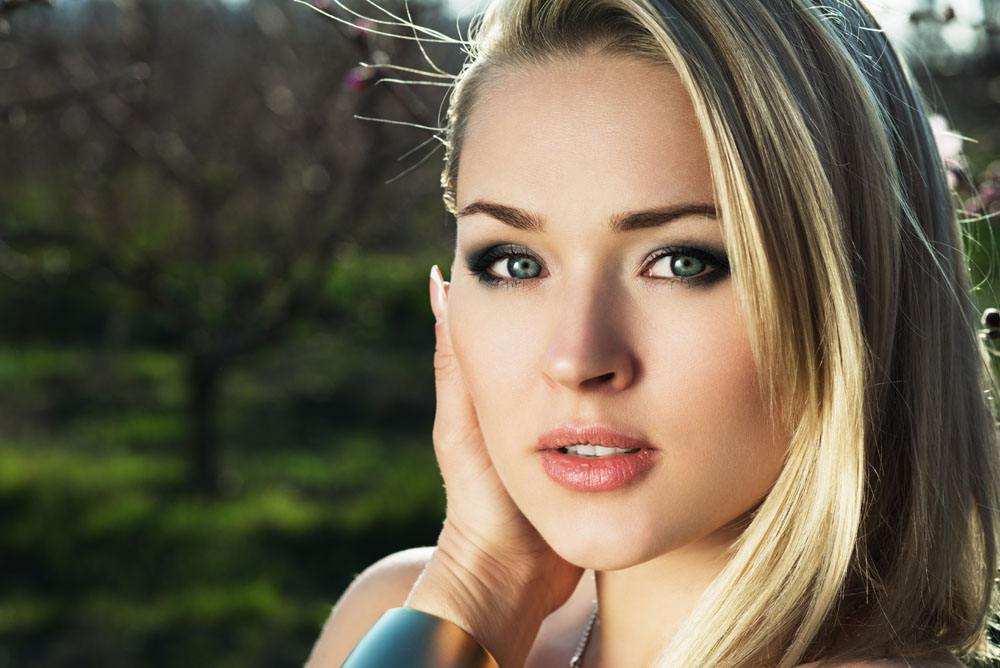
#> input picture my_computer_vision/test-face.jpg, 1000 x 668 px
$ python draw_transparent.py
#> lines starting #> are read from the running program, lines starting #| are printed output that depends on the picture
#!/usr/bin/env python
# -*- coding:utf-8 -*-
from PIL import Image, ImageEnhance
from pylab import imshow,show,axis,array,zeros

def reduce_opacity(im, opacity):
    """Returns an image with reduced opacity."""
    assert opacity >= 0 and opacity <= 1
    if im.mode != 'RGBA':
        im = im.convert('RGBA')
    else:
        im = im.copy()
    alpha = im.split()[3]
    alpha = ImageEnhance.Brightness(alpha).enhance(opacity)
    im.putalpha(alpha)
    return im

def watermark(im, mark, position, opacity=1):
    """Adds a watermark to an image."""
    if opacity < 1:
        mark = reduce_opacity(mark, opacity)
    if im.mode != 'RGBA':
        im = im.convert('RGBA')
    # create a transparent layer the size of the image and draw the
    # watermark in that layer.
    layer = Image.new('RGBA', im.size, (0,0,0,0))
    if position == 'tile':
        for y in range(0, im.size[1], mark.size[1]):
            for x in range(0, im.size[0], mark.size[0]):
                layer.paste(mark, (x, y))
    elif position == 'scale':
        # scale, but preserve the aspect ratio
        ratio = min(
            float(im.size[0]) / mark.size[0], float(im.size[1]) / mark.size[1])
        w = int(mark.size[0] * ratio)
        h = int(mark.size[1] * ratio)
        mark = mark.resize((w, h))
        layer.paste(mark, ((im.size[0] - w) / 2, (im.size[1] - h) / 2))
    else:
        layer.paste(mark, position)
    # composite the watermark with the layer
    return Image.composite(layer, im, layer)

def test():
    im = Image.open('test-face.jpg')
#> im is the input picture: PIL image 1000x668 RGB; mean R, G, B 105.8, 95.6, 76.5
    mark = Image.open('test.png')
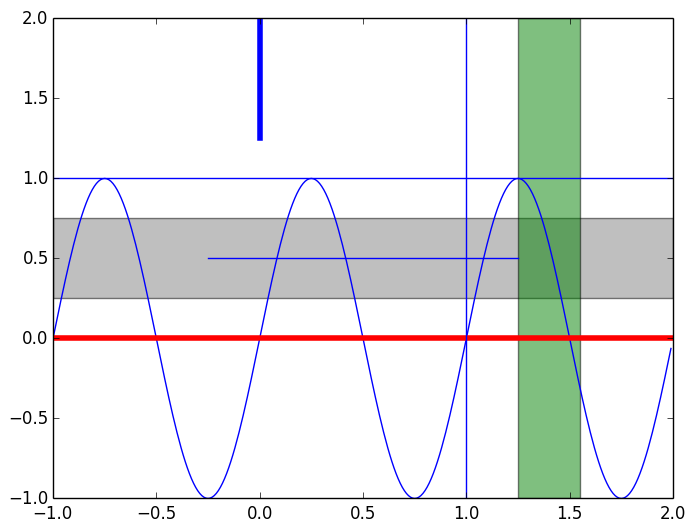
#> input picture my_computer_vision/test.png, 695 x 532 px
#> mark is the input picture: PIL image 695x532 RGBA; mean R, G, B, A 229.5, 232.1, 230.8, 255

    imshow(watermark(im, mark, 'tile', 0.5))
#> in reduce_opacity, `alpha = im.split()[3]`: alpha: PIL image 695x532 L; every value is 255
#> in reduce_opacity, `alpha = ImageEnhance.Brightness(alpha).enhance(opacity)`: alpha: PIL image 695x532 L; every value is 127
#> in reduce_opacity, `im.putalpha(alpha)`:
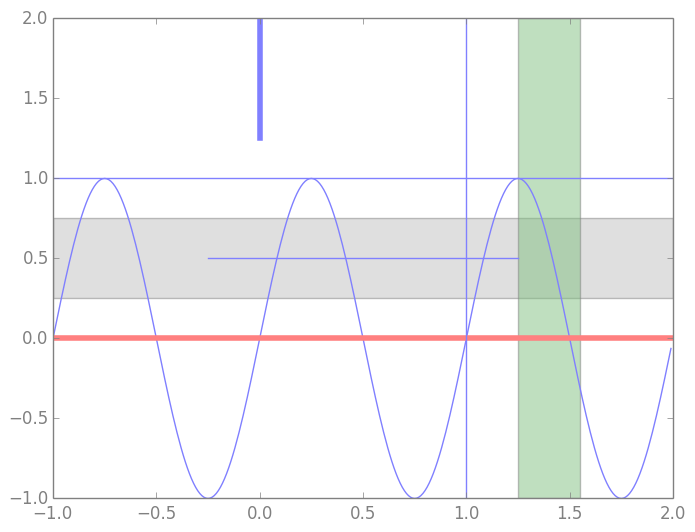
#> im: PIL image 695x532 RGBA; mean R, G, B, A 229.5, 232.1, 230.8, 127; transparent parts drawn white
#> in watermark, `layer = Image.new('RGBA', im.size, (0,0,0,0))`: layer: PIL image 1000x668 RGBA; every value is 0
#> after the loop in watermark, `for y in range(0, im.size[1], mark.size[1]):`:
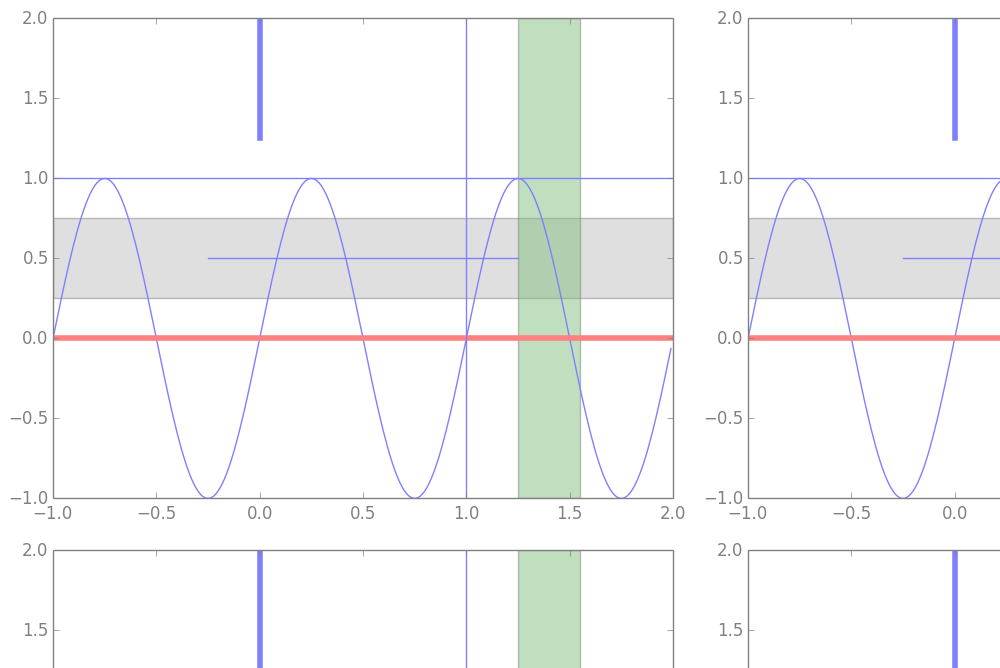
#> layer: PIL image 1000x668 RGBA; mean R, G, B, A 234.3, 235.9, 236, 127; transparent parts drawn white
#> in watermark, `return Image.composite(layer, im, layer)`:
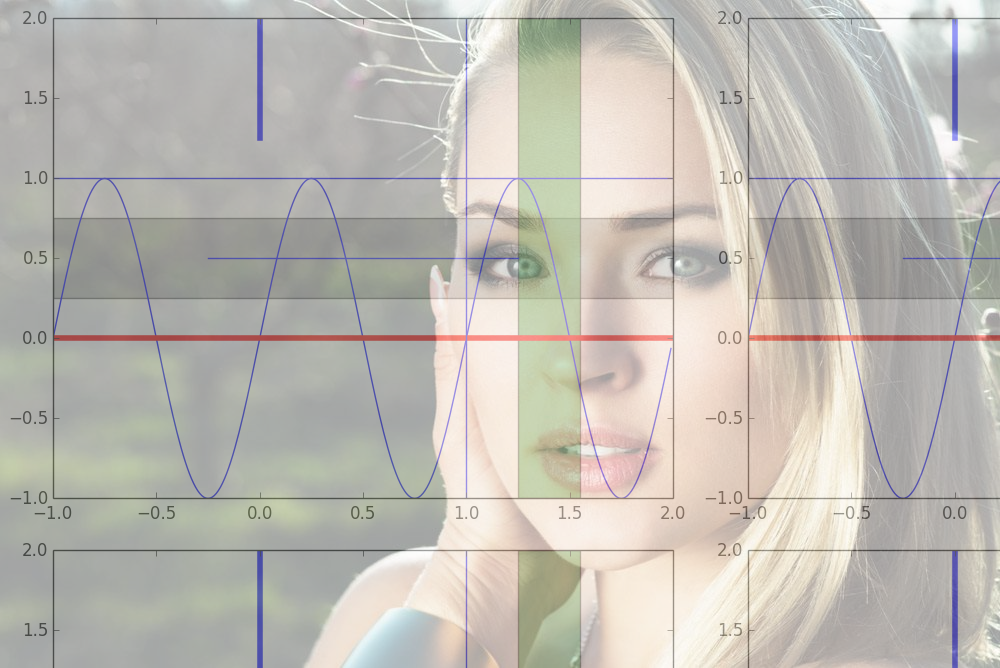
#> returned value: PIL image 1000x668 RGBA; mean R, G, B, A 169.9, 165.5, 156, 191; transparent parts drawn white
    #imshow(watermark(im, mark, 'scale', 1.0))
    watermark(im, mark, (100, 100), 0.5).show()
#> call 2 of watermark, with position = (100, 100), opacity = 0.5
#> in watermark (call 2), `layer.paste(mark, position)`:
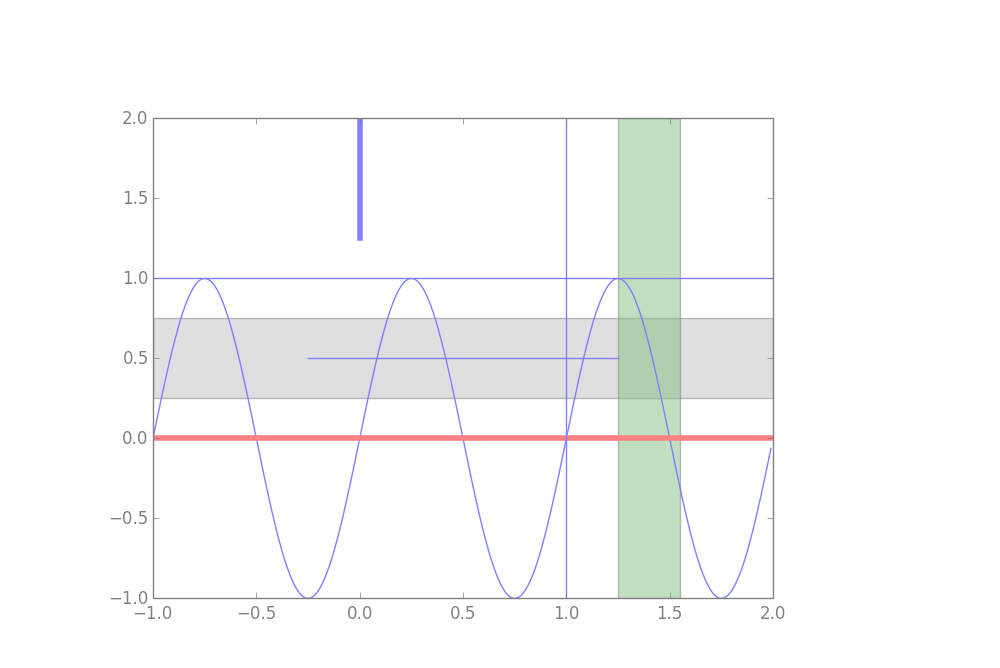
#> layer: PIL image 1000x668 RGBA; mean R, G, B, A 127, 128.5, 127.8, 70.3; transparent parts drawn white
#> in watermark (call 2), `return Image.composite(layer, im, layer)`:
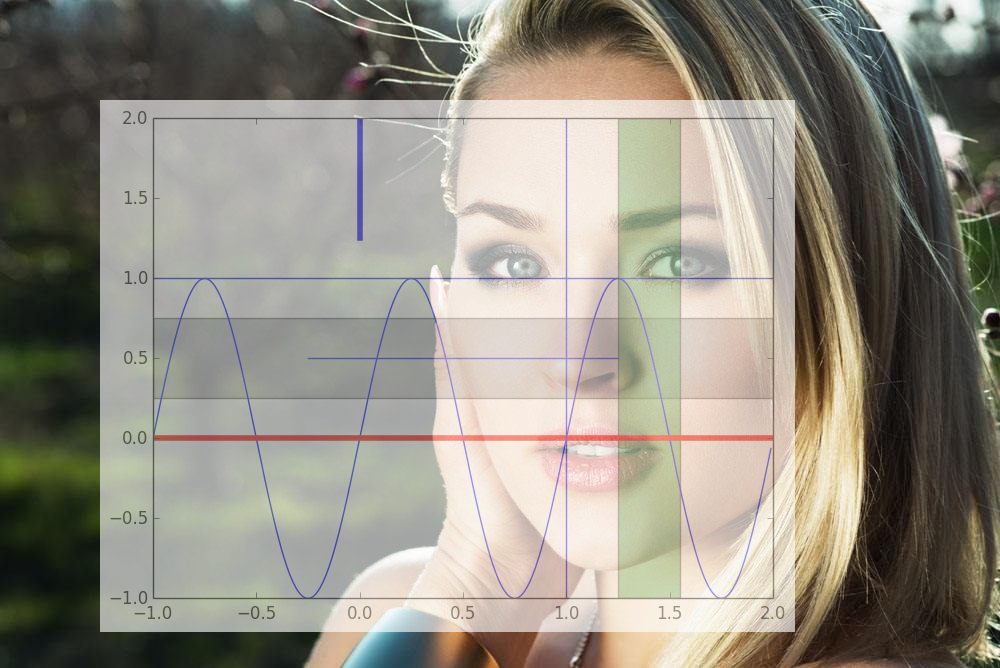
#> returned value: PIL image 1000x668 RGBA; mean R, G, B, A 135.2, 130.1, 117, 219.6; transparent parts drawn white

    show()

if __name__ == '__main__':
    test()
#该代码片段来自于: http://www.sharejs.com/codes/python/6120
